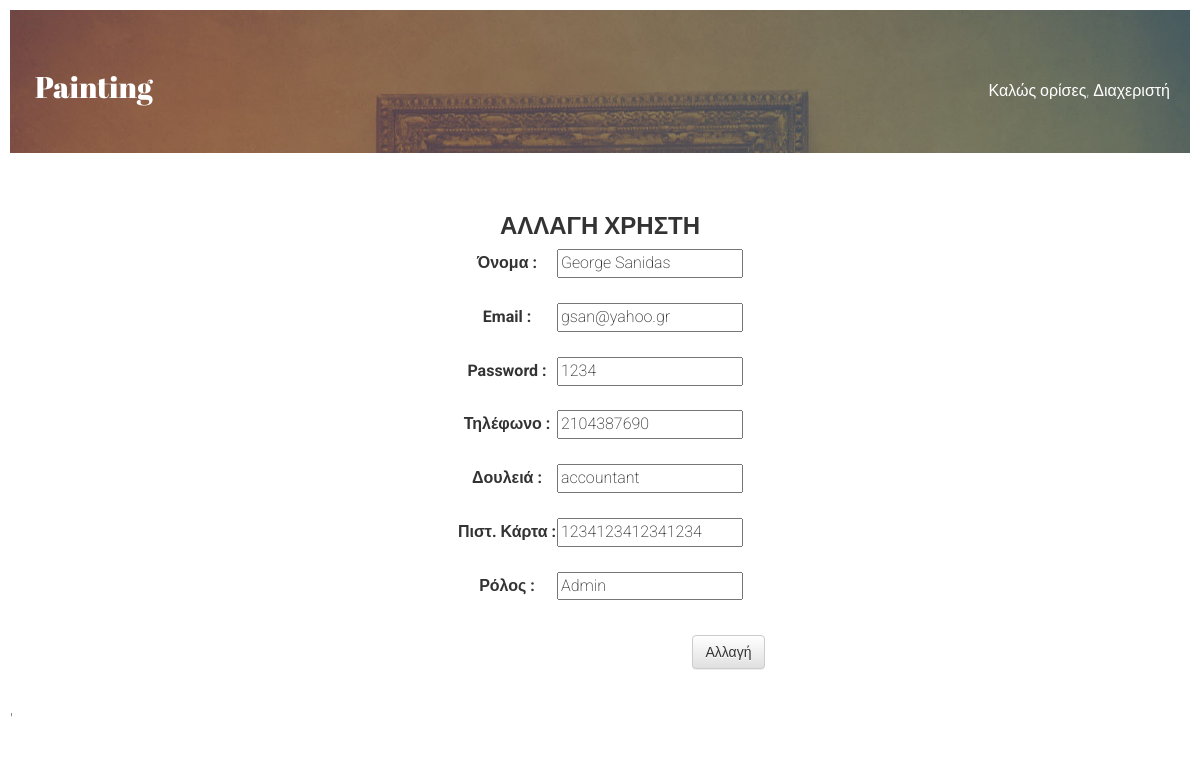
/admin/change_user.php?id=gsan@yahoo.gr (signed in), run on the app's committed database.
### tables this page shows
CREATE TABLE IF NOT EXISTS `customer` (
  `name` char(30) NOT NULL,
  `email` char(30) NOT NULL,
  `password` char(30) NOT NULL,
  `phone` int(11) NOT NULL,
  `job` char(30) NOT NULL,
  `credit_card` bigint(20) NOT NULL,
  `role` char(5) DEFAULT 'Guest',
  PRIMARY KEY (`email`)
);

### admin/change_user.php (the view, shortened to what this page needs)
<?php
require('../includes/config.php');
if (isset($_SESSION['user']) && isset($_SESSION['role'])):
$userID = $_GET['id'];
$query = mysqli_query($con, "SELECT * FROM customer WHERE email='$userID'");
$row = mysqli_fetch_assoc($query);
?>
<!DOCTYPE html>
<html lang="en">
  <head>
    <link href="../css/bootstrap.css" rel="stylesheet">
    <link href="../css/bootstrap-theme.css" rel="stylesheet">
    <link href="../css/style.css" rel="stylesheet">
  </head>
  <body>
    <header>
     <div class="container">
      <div class="row">
       <div class="col-md-6">
	      <div class="logo">
          <a href="admin.php">
            <h2>Painting</h2>
          </a>
	      </div>
	     </div>
       <div class="col-md-6">
	      <div class="admin-message">
            <p>Καλώς ορίσες, Διαχεριστή</p>
	      </div>
	     </div>
       </div>
	 </div>
	</header>
    <section id="add">
    <div class="container">
      <div class="row">
        <div class="col-md-12">
          <div class="add-section-heading">
            <h3>Αλλαγη Χρηστη</h3>
            <?php echo '<form action="changeuser.php?id='.$userID.'" method="post">'; ?>
            <label>Όνομα :</label><?php echo '<input type="text" name="name" value="'.$row['name'].'"/>'; ?><br/><br/>
            <label>Email :</label><?php echo '<input type="email" name="email" value="'.$row['email'].'"/>'; ?><br/><br/>
            <label>Password :</label><?php echo '<input type="text" name="password" value="'.$row['password'].'"/>'; ?><br/><br/>
            <label>Τηλέφωνο :</label><?php echo '<input type="text" name="phone" value="'.$row['phone'].'"/>'; ?><br/><br/>
            <label>Δουλειά :</label><?php echo '<input type="text" name="job" value="'.$row['job'].'"/>'; ?><br/><br/>
            <label>Πιστ. Κάρτα :</label><?php echo '<input type="text" name="cc" value="'.$row['credit_card'].'"/>'; ?><br/><br/>
            <label>Ρόλος :</label><?php echo '<input type="text" name="role" value="'.$row['role'].'"/>'; ?><br/><br/>
            <input type="submit" class="myInputLogin btn btn-default" value="Αλλαγή"/>
          </form>
          </div>
        </div>
      </div>
    </div>
    </section>
	'
  </body>
</html>
<?php
else:
    header('Location: ../index.php');
endif;
?>

### css/style.css (style rules this page uses)
header { background: url(../images/bg.jpg) no-repeat; -webkit-background-size: cover; -moz-background-size: cover; -o-background-size: cover; background-size: cover; padding: 40px 0; }
.logo { position: relative; display: block; margin: 5px; }
.logo a:link, .logo a:focus, .logo a:visited { font-family: 'Abril Fatface', cursive; color: #fff; }
.logo h2 { font-weight: normal; text-transform: capitalize; }
.myInputLogin { margin-left: 257px; margin-top: 10px; }
.admin-message { color: #FFF; text-align: right; margin-top: 30px; }
#add { margin: 40px 0; }
.add-section-heading { text-align: center; margin: 0 auto; }

### data on the page
customer: name "George Sanidas", email "gsan@yahoo.gr", password "1234", phone "2104387690", job "accountant", cc "1234123412341234", role "Admin"
